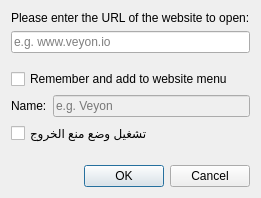
<?xml version="1.0" encoding="UTF-8"?>
<ui version="4.0">
 <author>Tobias Junghans</author>
 <class>OpenWebsiteDialog</class>
 <widget class="QDialog" name="OpenWebsiteDialog">
  <property name="windowTitle">
   <string>Open website</string>
  </property>
  <property name="windowIcon">
   <iconset resource="desktopservices.qrc">
    <normaloff>:/desktopservices/internet-web-browser.png</normaloff>:/desktopservices/internet-web-browser.png</iconset>
  </property>
  <layout class="QGridLayout" name="gridLayout">
   <item row="4" column="1">
    <widget class="QLineEdit" name="presetNameEdit">
     <property name="enabled">
      <bool>false</bool>
     </property>
     <property name="placeholderText">
      <string>e.g. Veyon</string>
     </property>
    </widget>
   </item>
   <item row="3" column="0" colspan="2">
    <widget class="QCheckBox" name="rememberCheckBox">
     <property name="text">
      <string>Remember and add to website menu</string>
     </property>
    </widget>
   </item>
   <item row="2" column="0" colspan="2">
    <spacer name="verticalSpacer">
     <property name="orientation">
      <enum>Qt::Vertical</enum>
     </property>
     <property name="sizeHint" stdset="0">
      <size>
       <width>20</width>
       <height>10</height>
      </size>
     </property>
    </spacer>
   </item>
   <item row="7" column="0" colspan="2">
    <widget class="QDialogButtonBox" name="buttonBox">
     <property name="standardButtons">
      <set>QDialogButtonBox::Cancel|QDialogButtonBox::Ok</set>
     </property>
    </widget>
   </item>
   <item row="1" column="0" colspan="2">
    <widget class="QLineEdit" name="websiteLineEdit">
     <property name="placeholderText">
      <string>e.g. www.veyon.io</string>
     </property>
    </widget>
   </item>
   <item row="0" column="0" colspan="2">
    <widget class="QLabel" name="label_3">
     <property name="text">
      <string>Please enter the URL of the website to open:</string>
     </property>
    </widget>
   </item>
   <item row="4" column="0">
    <widget class="QLabel" name="label">
     <property name="text">
      <string>Name:</string>
     </property>
    </widget>
   </item>
   <item row="5" column="0" colspan="2">
    <widget class="QCheckBox" name="lockdownCheckBox">
     <property name="text">
      <string>تشغيل وضع منع الخروج</string>
     </property>
     <property name="toolTip">
      <string>فتح الموقع بملء الشاشة مع منع إغلاق الصفحة وحظر مفاتيح الهروب</string>
     </property>
    </widget>
   </item>
   <item row="6" column="0" colspan="2">
    <spacer name="verticalSpacer_2">
     <property name="orientation">
      <enum>Qt::Vertical</enum>
     </property>
     <property name="sizeHint" stdset="0">
      <size>
       <width>20</width>
       <height>15</height>
      </size>
     </property>
    </spacer>
   </item>
  </layout>
 </widget>
 <tabstops>
  <tabstop>websiteLineEdit</tabstop>
  <tabstop>rememberCheckBox</tabstop>
  <tabstop>presetNameEdit</tabstop>
  <tabstop>lockdownCheckBox</tabstop>
 </tabstops>
 <resources>
  <include location="desktopservices.qrc"/>
 </resources>
 <connections>
  <connection>
   <sender>buttonBox</sender>
   <signal>accepted()</signal>
   <receiver>OpenWebsiteDialog</receiver>
   <slot>accept()</slot>
   <hints>
    <hint type="sourcelabel">
     <x>199</x>
     <y>384</y>
    </hint>
    <hint type="destinationlabel">
     <x>199</x>
     <y>206</y>
    </hint>
   </hints>
  </connection>
  <connection>
   <sender>buttonBox</sender>
   <signal>rejected()</signal>
   <receiver>OpenWebsiteDialog</receiver>
   <slot>reject()</slot>
   <hints>
    <hint type="sourcelabel">
     <x>199</x>
     <y>384</y>
    </hint>
    <hint type="destinationlabel">
     <x>199</x>
     <y>206</y>
    </hint>
   </hints>
  </connection>
  <connection>
   <sender>rememberCheckBox</sender>
   <signal>toggled(bool)</signal>
   <receiver>presetNameEdit</receiver>
   <slot>setEnabled(bool)</slot>
   <hints>
    <hint type="sourcelabel">
     <x>225</x>
     <y>273</y>
    </hint>
    <hint type="destinationlabel">
     <x>225</x>
     <y>315</y>
    </hint>
   </hints>
  </connection>
 </connections>
</ui>
